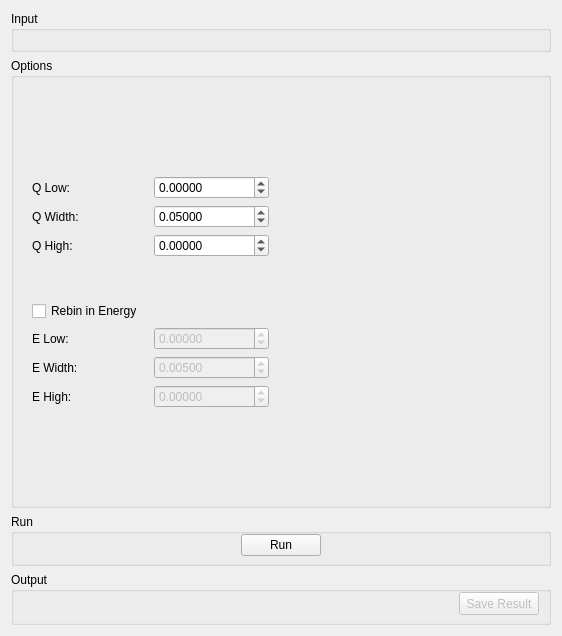
<?xml version="1.0" encoding="UTF-8"?>
<ui version="4.0">
 <class>SqwTab</class>
 <widget class="QWidget" name="SqwTab">
  <property name="geometry">
   <rect>
    <x>0</x>
    <y>0</y>
    <width>562</width>
    <height>636</height>
   </rect>
  </property>
  <property name="minimumSize">
   <size>
    <width>500</width>
    <height>0</height>
   </size>
  </property>
  <property name="windowTitle">
   <string>Form</string>
  </property>
  <layout class="QGridLayout" name="gridLayout_3">
   <item row="0" column="0">
    <widget class="QGroupBox" name="gbInput">
     <property name="maximumSize">
      <size>
       <width>16777215</width>
       <height>150</height>
      </size>
     </property>
     <property name="title">
      <string>Input</string>
     </property>
     <layout class="QVBoxLayout" name="verticalLayout_12">
      <item>
       <widget class="MantidQt::MantidWidgets::DataSelector" name="dsInput" native="true">
        <property name="sizePolicy">
         <sizepolicy hsizetype="Minimum" vsizetype="Fixed">
          <horstretch>0</horstretch>
          <verstretch>0</verstretch>
         </sizepolicy>
        </property>
        <property name="autoLoad" stdset="0">
         <bool>true</bool>
        </property>
        <property name="workspaceSuffixes" stdset="0">
         <stringlist>
          <string>_red</string>
         </stringlist>
        </property>
        <property name="fileBrowserSuffixes" stdset="0">
         <stringlist>
          <string>_red.nxs</string>
         </stringlist>
        </property>
        <property name="showLoad" stdset="0">
         <bool>false</bool>
        </property>
       </widget>
      </item>
     </layout>
    </widget>
   </item>
   <item row="1" column="0">
    <widget class="QGroupBox" name="gbOptions">
     <property name="title">
      <string>Options</string>
     </property>
     <layout class="QHBoxLayout" name="horizontalLayout_3">
      <property name="topMargin">
       <number>0</number>
      </property>
      <property name="bottomMargin">
       <number>0</number>
      </property>
      <item>
       <layout class="QGridLayout" name="loOptions" columnstretch="0">
        <property name="spacing">
         <number>6</number>
        </property>
        <item row="5" column="0">
         <widget class="QFrame" name="fEValues">
          <layout class="QGridLayout" name="gridLayout_2">
           <item row="0" column="0" rowspan="2" colspan="2">
            <widget class="QCheckBox" name="ckRebinInEnergy">
             <property name="text">
              <string>Rebin in Energy</string>
             </property>
            </widget>
           </item>
           <item row="3" column="1">
            <widget class="QDoubleSpinBox" name="spEWidth">
             <property name="enabled">
              <bool>false</bool>
             </property>
             <property name="sizePolicy">
              <sizepolicy hsizetype="Preferred" vsizetype="Fixed">
               <horstretch>0</horstretch>
               <verstretch>0</verstretch>
              </sizepolicy>
             </property>
             <property name="maximumSize">
              <size>
               <width>200</width>
               <height>16777215</height>
              </size>
             </property>
             <property name="decimals">
              <number>5</number>
             </property>
             <property name="minimum">
              <double>0.000000000000000</double>
             </property>
             <property name="maximum">
              <double>1000.000000000000000</double>
             </property>
             <property name="singleStep">
              <double>0.010000000000000</double>
             </property>
             <property name="value">
              <double>0.005000000000000</double>
             </property>
            </widget>
           </item>
           <item row="3" column="0">
            <widget class="QLabel" name="lbEWidth">
             <property name="enabled">
              <bool>true</bool>
             </property>
             <property name="sizePolicy">
              <sizepolicy hsizetype="Preferred" vsizetype="Preferred">
               <horstretch>0</horstretch>
               <verstretch>0</verstretch>
              </sizepolicy>
             </property>
             <property name="minimumSize">
              <size>
               <width>43</width>
               <height>0</height>
              </size>
             </property>
             <property name="text">
              <string>E Width:</string>
             </property>
            </widget>
           </item>
           <item row="2" column="1">
            <widget class="QDoubleSpinBox" name="spELow">
             <property name="enabled">
              <bool>false</bool>
             </property>
             <property name="sizePolicy">
              <sizepolicy hsizetype="Preferred" vsizetype="Fixed">
               <horstretch>0</horstretch>
               <verstretch>0</verstretch>
              </sizepolicy>
             </property>
             <property name="maximumSize">
              <size>
               <width>200</width>
               <height>16777215</height>
              </size>
             </property>
             <property name="decimals">
              <number>5</number>
             </property>
             <property name="minimum">
              <double>-1000.000000000000000</double>
             </property>
             <property name="maximum">
              <double>1000.000000000000000</double>
             </property>
             <property name="singleStep">
              <double>0.100000000000000</double>
             </property>
            </widget>
           </item>
           <item row="2" column="0">
            <widget class="QLabel" name="lbELow">
             <property name="enabled">
              <bool>true</bool>
             </property>
             <property name="minimumSize">
              <size>
               <width>43</width>
               <height>0</height>
              </size>
             </property>
             <property name="text">
              <string>E Low:</string>
             </property>
            </widget>
           </item>
           <item row="4" column="0">
            <widget class="QLabel" name="lbEHigh">
             <property name="enabled">
              <bool>true</bool>
             </property>
             <property name="minimumSize">
              <size>
               <width>43</width>
               <height>0</height>
              </size>
             </property>
             <property name="text">
              <string>E High:</string>
             </property>
            </widget>
           </item>
           <item row="4" column="1">
            <widget class="QDoubleSpinBox" name="spEHigh">
             <property name="enabled">
              <bool>false</bool>
             </property>
             <property name="sizePolicy">
              <sizepolicy hsizetype="Preferred" vsizetype="Fixed">
               <horstretch>0</horstretch>
               <verstretch>0</verstretch>
              </sizepolicy>
             </property>
             <property name="maximumSize">
              <size>
               <width>200</width>
               <height>16777215</height>
              </size>
             </property>
             <property name="decimals">
              <number>5</number>
             </property>
             <property name="minimum">
              <double>-1000.000000000000000</double>
             </property>
             <property name="maximum">
              <double>1000.000000000000000</double>
             </property>
             <property name="singleStep">
              <double>0.100000000000000</double>
             </property>
            </widget>
           </item>
          </layout>
         </widget>
        </item>
        <item row="6" column="0">
         <spacer name="verticalSpacer">
          <property name="orientation">
           <enum>Qt::Vertical</enum>
          </property>
          <property name="sizeHint" stdset="0">
           <size>
            <width>20</width>
            <height>40</height>
           </size>
          </property>
         </spacer>
        </item>
        <item row="0" column="0">
         <spacer name="verticalSpacer_3">
          <property name="orientation">
           <enum>Qt::Vertical</enum>
          </property>
          <property name="sizeHint" stdset="0">
           <size>
            <width>20</width>
            <height>40</height>
           </size>
          </property>
         </spacer>
        </item>
        <item row="4" column="0">
         <spacer name="verticalSpacer_2">
          <property name="orientation">
           <enum>Qt::Vertical</enum>
          </property>
          <property name="sizeType">
           <enum>QSizePolicy::Fixed</enum>
          </property>
          <property name="sizeHint" stdset="0">
           <size>
            <width>20</width>
            <height>20</height>
           </size>
          </property>
         </spacer>
        </item>
        <item row="1" column="0">
         <widget class="QFrame" name="fQValues">
          <layout class="QGridLayout" name="gridLayout">
           <item row="1" column="0">
            <widget class="QLabel" name="lbQWidth">
             <property name="minimumSize">
              <size>
               <width>43</width>
               <height>0</height>
              </size>
             </property>
             <property name="text">
              <string>Q Width:</string>
             </property>
            </widget>
           </item>
           <item row="0" column="0">
            <widget class="QLabel" name="lbQLow">
             <property name="minimumSize">
              <size>
               <width>43</width>
               <height>0</height>
              </size>
             </property>
             <property name="text">
              <string>Q Low:</string>
             </property>
            </widget>
           </item>
           <item row="2" column="0">
            <widget class="QLabel" name="lbQHigh">
             <property name="minimumSize">
              <size>
               <width>43</width>
               <height>0</height>
              </size>
             </property>
             <property name="text">
              <string>Q High:</string>
             </property>
            </widget>
           </item>
           <item row="1" column="1">
            <widget class="QDoubleSpinBox" name="spQWidth">
             <property name="sizePolicy">
              <sizepolicy hsizetype="Preferred" vsizetype="Fixed">
               <horstretch>0</horstretch>
               <verstretch>0</verstretch>
              </sizepolicy>
             </property>
             <property name="decimals">
              <number>5</number>
             </property>
             <property name="minimum">
              <double>0.000000000000000</double>
             </property>
             <property name="maximum">
              <double>1000.000000000000000</double>
             </property>
             <property name="singleStep">
              <double>0.100000000000000</double>
             </property>
             <property name="value">
              <double>0.050000000000000</double>
             </property>
            </widget>
           </item>
           <item row="2" column="1">
            <widget class="QDoubleSpinBox" name="spQHigh">
             <property name="sizePolicy">
              <sizepolicy hsizetype="Preferred" vsizetype="Fixed">
               <horstretch>0</horstretch>
               <verstretch>0</verstretch>
              </sizepolicy>
             </property>
             <property name="decimals">
              <number>5</number>
             </property>
             <property name="minimum">
              <double>-1000.000000000000000</double>
             </property>
             <property name="maximum">
              <double>1000.000000000000000</double>
             </property>
             <property name="singleStep">
              <double>0.100000000000000</double>
             </property>
            </widget>
           </item>
           <item row="0" column="1">
            <widget class="QDoubleSpinBox" name="spQLow">
             <property name="sizePolicy">
              <sizepolicy hsizetype="Minimum" vsizetype="Fixed">
               <horstretch>0</horstretch>
               <verstretch>0</verstretch>
              </sizepolicy>
             </property>
             <property name="decimals">
              <number>5</number>
             </property>
             <property name="minimum">
              <double>-1000.000000000000000</double>
             </property>
             <property name="maximum">
              <double>1000.000000000000000</double>
             </property>
             <property name="singleStep">
              <double>0.100000000000000</double>
             </property>
            </widget>
           </item>
          </layout>
         </widget>
        </item>
       </layout>
      </item>
      <item>
       <widget class="MantidQt::MantidWidgets::ContourPreviewPlot" name="rqwPlot2D" native="true"/>
      </item>
     </layout>
    </widget>
   </item>
   <item row="2" column="0">
    <widget class="QGroupBox" name="groupBox">
     <property name="title">
      <string>Run</string>
     </property>
     <layout class="QHBoxLayout" name="horizontalLayout_2">
      <property name="topMargin">
       <number>0</number>
      </property>
      <property name="bottomMargin">
       <number>7</number>
      </property>
      <item>
       <spacer name="horizontalSpacer_2">
        <property name="orientation">
         <enum>Qt::Horizontal</enum>
        </property>
        <property name="sizeHint" stdset="0">
         <size>
          <width>198</width>
          <height>20</height>
         </size>
        </property>
       </spacer>
      </item>
      <item>
       <widget class="QPushButton" name="pbRun">
        <property name="text">
         <string>Run</string>
        </property>
       </widget>
      </item>
      <item>
       <spacer name="horizontalSpacer_3">
        <property name="orientation">
         <enum>Qt::Horizontal</enum>
        </property>
        <property name="sizeHint" stdset="0">
         <size>
          <width>197</width>
          <height>20</height>
         </size>
        </property>
       </spacer>
      </item>
     </layout>
    </widget>
   </item>
   <item row="3" column="0">
    <widget class="QGroupBox" name="sqw_outputOptions">
     <property name="title">
      <string>Output</string>
     </property>
     <layout class="QHBoxLayout" name="horizontalLayout">
      <property name="topMargin">
       <number>0</number>
      </property>
      <property name="bottomMargin">
       <number>7</number>
      </property>
      <item>
       <widget class="MantidQt::CustomInterfaces::OutputPlotOptionsView" name="ipoPlotOptions" native="true"/>
      </item>
      <item>
       <spacer name="horizontalSpacer_1">
        <property name="orientation">
         <enum>Qt::Horizontal</enum>
        </property>
        <property name="sizeHint" stdset="0">
         <size>
          <width>40</width>
          <height>20</height>
         </size>
        </property>
       </spacer>
      </item>
      <item>
       <widget class="QPushButton" name="pbSave">
        <property name="enabled">
         <bool>false</bool>
        </property>
        <property name="minimumSize">
         <size>
          <width>0</width>
          <height>23</height>
         </size>
        </property>
        <property name="text">
         <string>Save Result</string>
        </property>
       </widget>
      </item>
     </layout>
    </widget>
   </item>
  </layout>
 </widget>
 <customwidgets>
  <customwidget>
   <class>MantidQt::MantidWidgets::DataSelector</class>
   <extends>QWidget</extends>
   <header>MantidQtWidgets/Common/DataSelector.h</header>
  </customwidget>
  <customwidget>
   <class>MantidQt::CustomInterfaces::OutputPlotOptionsView</class>
   <extends>QWidget</extends>
   <header>Common/OutputPlotOptionsView.h</header>
   <container>1</container>
  </customwidget>
  <customwidget>
   <class>MantidQt::MantidWidgets::ContourPreviewPlot</class>
   <extends>QWidget</extends>
   <header>MantidQtWidgets/Plotting/ContourPreviewPlot.h</header>
   <container>1</container>
  </customwidget>
 </customwidgets>
 <tabstops>
  <tabstop>pbSave</tabstop>
 </tabstops>
 <resources/>
 <connections>
  <connection>
   <sender>ckRebinInEnergy</sender>
   <signal>toggled(bool)</signal>
   <receiver>spEHigh</receiver>
   <slot>setEnabled(bool)</slot>
   <hints>
    <hint type="sourcelabel">
     <x>394</x>
     <y>89</y>
    </hint>
    <hint type="destinationlabel">
     <x>419</x>
     <y>171</y>
    </hint>
   </hints>
  </connection>
  <connection>
   <sender>ckRebinInEnergy</sender>
   <signal>toggled(bool)</signal>
   <receiver>spEWidth</receiver>
   <slot>setEnabled(bool)</slot>
   <hints>
    <hint type="sourcelabel">
     <x>394</x>
     <y>89</y>
    </hint>
    <hint type="destinationlabel">
     <x>419</x>
     <y>144</y>
    </hint>
   </hints>
  </connection>
  <connection>
   <sender>ckRebinInEnergy</sender>
   <signal>toggled(bool)</signal>
   <receiver>spELow</receiver>
   <slot>setEnabled(bool)</slot>
   <hints>
    <hint type="sourcelabel">
     <x>394</x>
     <y>89</y>
    </hint>
    <hint type="destinationlabel">
     <x>419</x>
     <y>117</y>
    </hint>
   </hints>
  </connection>
 </connections>
</ui>
